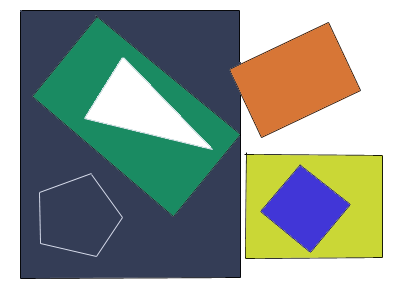
//> input picture sample-data/pic5.png, 400 x 300 px
$ ./CVTutor.ImgProc.Contours01   (built with g++ and OpenCV 4)
//> lines starting //> are read from the running program, lines starting //| are printed output that depends on the picture; after the words box and inside, x2 and y2 are one past the last pixel; in counts of white or black regions, pixels touching at a corner belong together
// CVTutor.ImgProc.Contours01.cpp : Defines the entry point for the console application.
//

// Tutorial:
// http://docs.opencv.org/3.1.0/df/d0d/tutorial_find_contours.html


#include "stdafx.h"
#include <opencv2/imgproc/imgproc.hpp>
#include <opencv2/imgcodecs.hpp>

using namespace std;
using namespace cv;


Mat src; Mat src_gray;
int thresh = 100;
int max_thresh = 255;
RNG rng(12345);

void thresh_callback(int, void*);


int main(int argc, char** argv)
{
	string imageName("../../sample-data/pic5.png"); // by default
	if (argc > 1)
	{
		imageName = argv[1];
	}

	src = imread(imageName);
//> src is the input picture: 300 rows x 400 cols, CV_8UC3; mean B, G, R 146.7, 155.8, 145.2
	if (src.empty())
	{
		cerr << "Failed to read the image: " << imageName << endl;
		system("pause");
		return -1;
	}

	cvtColor(src, src_gray, COLOR_BGR2GRAY);
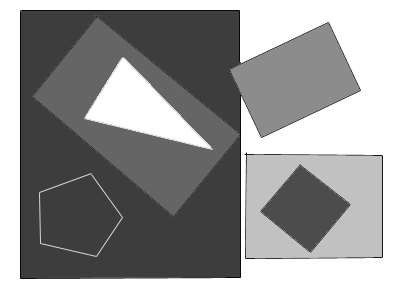
//> src_gray: 300 rows x 400 cols, CV_8UC1; min 0, max 255, mean 151.7
	blur(src_gray, src_gray, Size(3, 3));
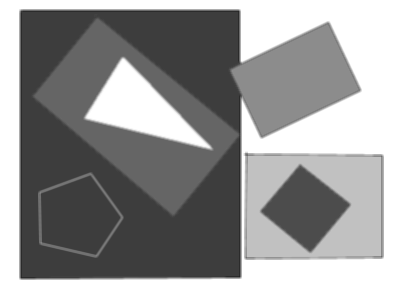
//> src_gray: 300 rows x 400 cols, CV_8UC1; 10.19% of pixels changed, all inside (x1, y1, x2, y2) = (19, 9, 384, 280)

	const string source_window = "Source";
	namedWindow(source_window, WINDOW_AUTOSIZE);
	imshow(source_window, src);

	createTrackbar(" Canny thresh:", "Source", &thresh, max_thresh, thresh_callback);
	thresh_callback(0, 0);

	waitKey(0);
	return(0);
}

void thresh_callback(int, void*)
{
	Mat canny_output;
	vector<vector<Point> > contours;
	vector<Vec4i> hierarchy;

	Canny(src_gray, canny_output, thresh, thresh * 2, 3);
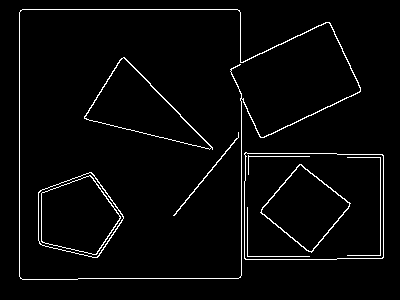
//> canny_output: 300 rows x 400 cols, CV_8UC1; 3.1% white in thin lines or dots, all inside (x1, y1, x2, y2) = (19, 9, 384, 280)
	findContours(canny_output, contours, hierarchy, RETR_TREE, CHAIN_APPROX_SIMPLE, Point(0, 0));
//> contours = 16 contours, 3 with area under 20; largest, box (x1, y1, x2, y2) and area: (19, 9, 361, 280) 68126, (19, 9, 361, 280) 67972, (244, 152, 384, 260) 14616, (244, 152, 384, 260) 14608, (38, 172, 124, 258) 5186

	Mat drawing = Mat::zeros(canny_output.size(), CV_8UC3);
	for (size_t i = 0; i< contours.size(); i++)
	{
		Scalar color = Scalar(rng.uniform(0, 255), rng.uniform(0, 255), rng.uniform(0, 255));
		drawContours(drawing, contours, (int)i, color, 2, 8, hierarchy, 0, Point());
	}
//> this loop made 16 passes
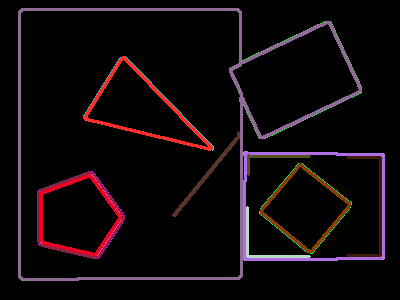
//> drawing: 300 rows x 400 cols, CV_8UC3; mean B, G, R 10.5, 8.1, 14.7

	namedWindow("Contours", WINDOW_AUTOSIZE);
	imshow("Contours", drawing);
}

$ run again, with sample-data/pic1.png copied over sample-data/pic5.png
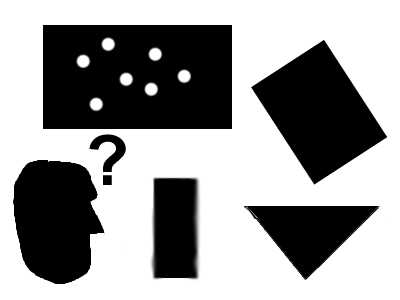
//> input picture sample-data/pic1.png, 400 x 300 px
//> src is the input picture: 300 rows x 400 cols, CV_8UC3; mean B, G, R 154.1, 154.1, 154.1
//> in thresh_callback, `Canny(src_gray, canny_output, thresh, thresh * 2, 3);`:
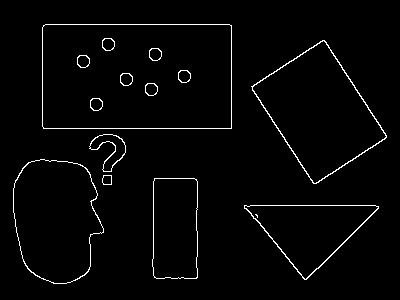
//> canny_output: 300 rows x 400 cols, CV_8UC1; 2.3% white in thin lines or dots, all inside (x1, y1, x2, y2) = (13, 24, 387, 284)
//> contours = 29 contours, 1 with area under 20; largest, box (x1, y1, x2, y2) and area: (42, 24, 232, 129) 19649, (42, 24, 232, 129) 19647, (251, 40, 387, 184) 10195, (252, 40, 387, 184) 9980, (13, 159, 104, 284) 8651
//> the loop in thresh_callback, `for (size_t i = 0; i< contours.size(); i++)` made 29 passes
//> after the loop in thresh_callback, `for (size_t i = 0; i< contours.size(); i++)`:
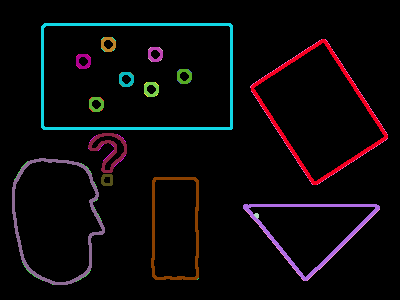
//> drawing: 300 rows x 400 cols, CV_8UC3; mean B, G, R 9.3, 7.6, 9.8

$ run again, with sample-data/pic2.png copied over sample-data/pic5.png
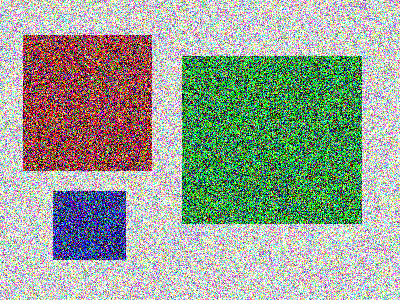
//> input picture sample-data/pic2.png, 400 x 300 px
//> src is the input picture: 300 rows x 400 cols, CV_8UC3; mean B, G, R 150, 164.4, 153.8
//> in thresh_callback, `Canny(src_gray, canny_output, thresh, thresh * 2, 3);`:
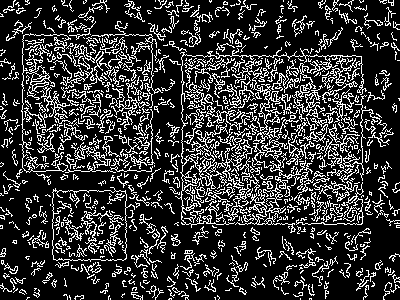
//> canny_output: 300 rows x 400 cols, CV_8UC1; 21% white in thin lines or dots
//> contours = 1251 contours, 1143 with area under 20; largest, box (x1, y1, x2, y2) and area: (52, 187, 135, 262) 5029, (52, 190, 127, 261) 4995, (180, 47, 367, 164) 376, (253, 127, 306, 179) 286, (175, 123, 235, 228) 260
//> after the loop in thresh_callback, `for (size_t i = 0; i< contours.size(); i++)`:
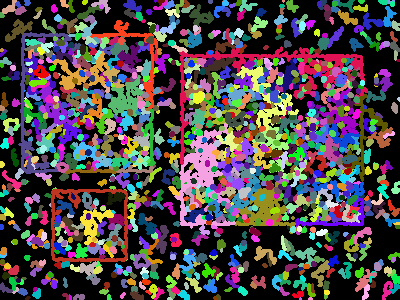
//> drawing: 300 rows x 400 cols, CV_8UC3; mean B, G, R 73.9, 71.5, 79.1

$ run again, with sample-data/pic3.png copied over sample-data/pic5.png
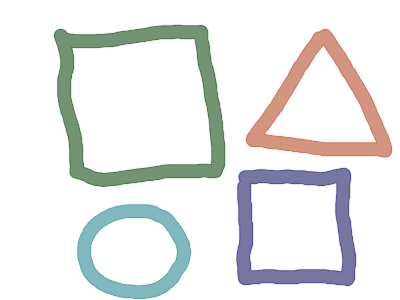
//> input picture sample-data/pic3.png, 400 x 300 px
//> src is the input picture: 300 rows x 400 cols, CV_8UC3; mean B, G, R 232.6, 233.5, 232.3
//> in thresh_callback, `Canny(src_gray, canny_output, thresh, thresh * 2, 3);`:
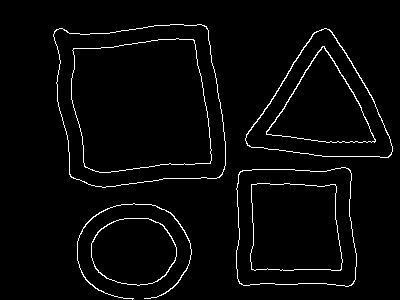
//> canny_output: 300 rows x 400 cols, CV_8UC1; 2.9% white in thin lines or dots, all inside (x1, y1, x2, y2) = (53, 24, 393, 300)
//> contours = 15 contours; largest, box (x1, y1, x2, y2) and area: (53, 24, 226, 188) 23834, (53, 24, 226, 188) 23816, (71, 38, 212, 173) 15829, (71, 38, 212, 173) 15824, (236, 167, 357, 287) 13112
//> the loop in thresh_callback, `for (size_t i = 0; i< contours.size(); i++)` made 15 passes
//> after the loop in thresh_callback, `for (size_t i = 0; i< contours.size(); i++)`:
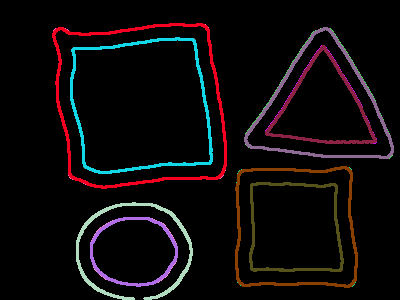
//> drawing: 300 rows x 400 cols, CV_8UC3; mean B, G, R 10.3, 9.4, 13.2
